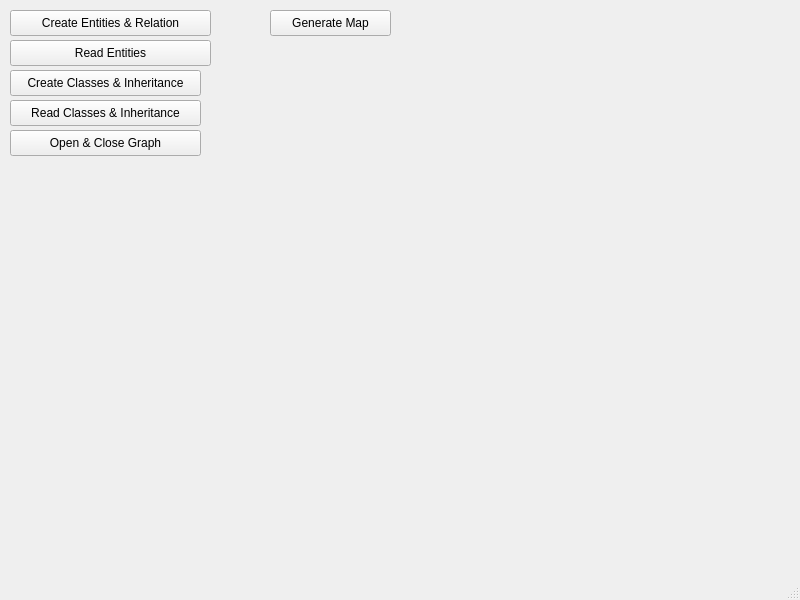
<?xml version="1.0" encoding="UTF-8"?>
<ui version="4.0">
 <class>MainWindow</class>
 <widget class="QMainWindow" name="MainWindow">
  <property name="geometry">
   <rect>
    <x>0</x>
    <y>0</y>
    <width>800</width>
    <height>600</height>
   </rect>
  </property>
  <property name="windowTitle">
   <string>MainWindow</string>
  </property>
  <widget class="QWidget" name="centralwidget">
   <widget class="QPushButton" name="btnCreateEntityRelation">
    <property name="geometry">
     <rect>
      <x>10</x>
      <y>10</y>
      <width>201</width>
      <height>26</height>
     </rect>
    </property>
    <property name="text">
     <string>Create Entities &amp;&amp; Relation</string>
    </property>
   </widget>
   <widget class="QPushButton" name="btnReadEntity">
    <property name="geometry">
     <rect>
      <x>10</x>
      <y>40</y>
      <width>201</width>
      <height>26</height>
     </rect>
    </property>
    <property name="text">
     <string>Read Entities</string>
    </property>
   </widget>
   <widget class="QPushButton" name="btnCreateClassInheritance">
    <property name="geometry">
     <rect>
      <x>10</x>
      <y>70</y>
      <width>191</width>
      <height>26</height>
     </rect>
    </property>
    <property name="text">
     <string>Create Classes &amp;&amp; Inheritance</string>
    </property>
   </widget>
   <widget class="QPushButton" name="btnOpenCloseGraph">
    <property name="geometry">
     <rect>
      <x>10</x>
      <y>130</y>
      <width>191</width>
      <height>26</height>
     </rect>
    </property>
    <property name="text">
     <string>Open &amp;&amp; Close Graph</string>
    </property>
   </widget>
   <widget class="QPushButton" name="btnReadClassInheritance">
    <property name="geometry">
     <rect>
      <x>10</x>
      <y>100</y>
      <width>191</width>
      <height>26</height>
     </rect>
    </property>
    <property name="text">
     <string>Read Classes &amp;&amp; Inheritance</string>
    </property>
   </widget>
   <widget class="QPushButton" name="btnGenerateMap">
    <property name="geometry">
     <rect>
      <x>270</x>
      <y>10</y>
      <width>121</width>
      <height>26</height>
     </rect>
    </property>
    <property name="text">
     <string>Generate Map</string>
    </property>
   </widget>
  </widget>
  <widget class="QMenuBar" name="menubar">
   <property name="geometry">
    <rect>
     <x>0</x>
     <y>0</y>
     <width>800</width>
     <height>23</height>
    </rect>
   </property>
  </widget>
  <widget class="QStatusBar" name="statusbar"/>
 </widget>
 <resources/>
 <connections/>
</ui>
